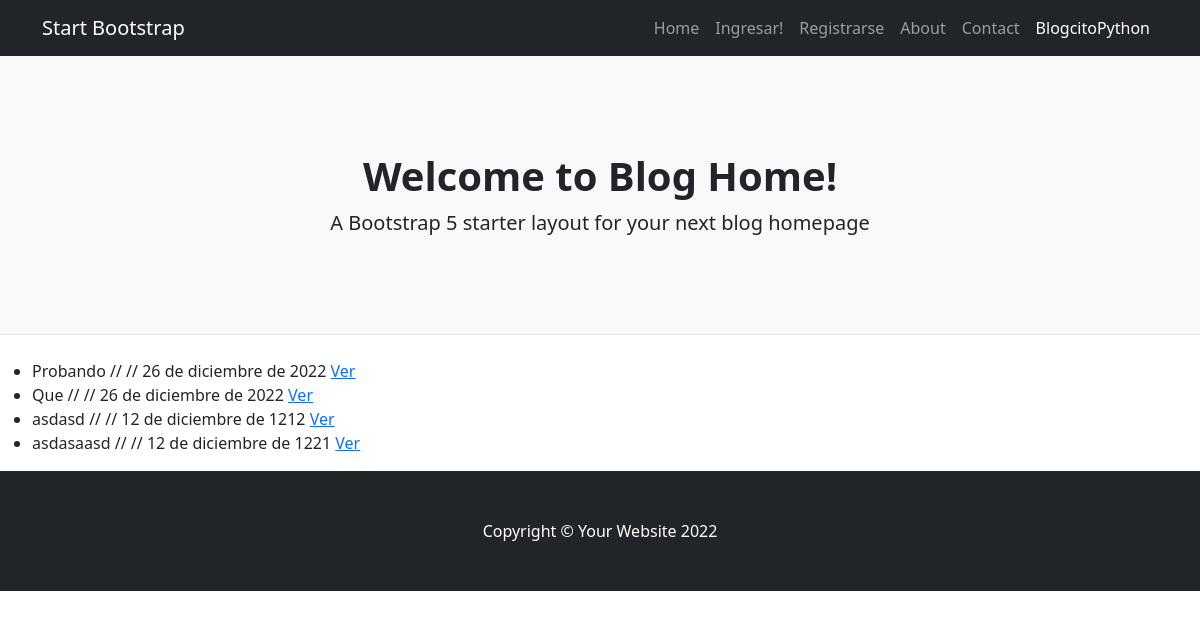
The app's page /blogcitopython/listar/, older data.
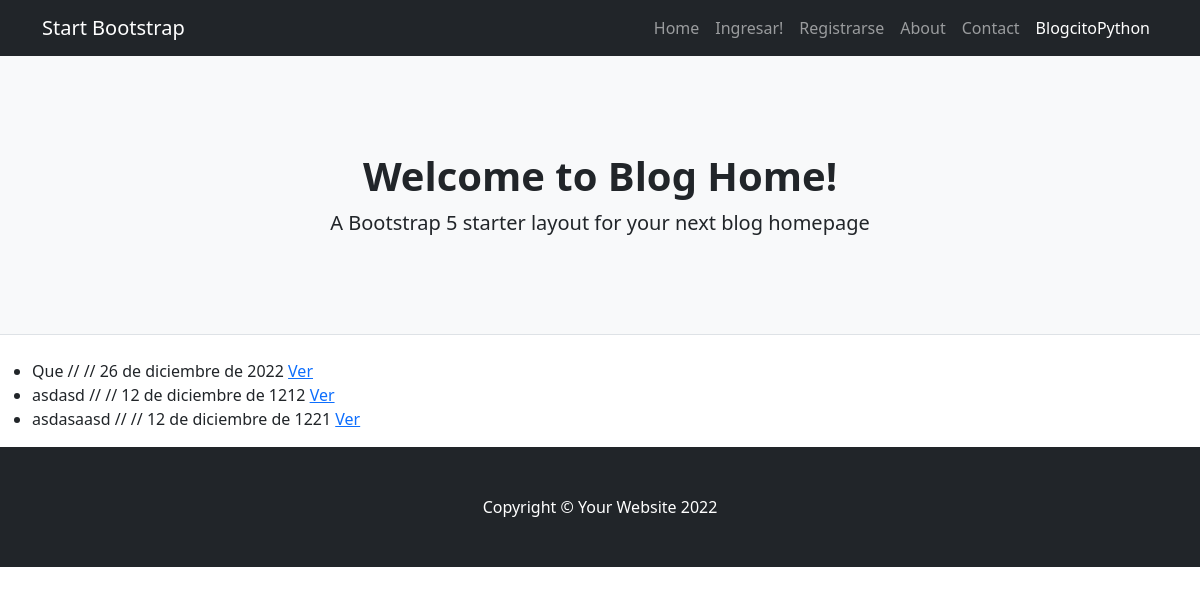
The same page, newer data.
### BlogcitoPython/models.py (models this page shows)
class Post(models.Model):
    title = models.CharField(max_length=100)
    subtitle = models.CharField(max_length=100)
    text = models.TextField(max_length=3000)
    publish_date = models.DateField()

### BlogcitoPython/views.py (the view)
# urls.py: path('blogcitopython/listar/', PostList.as_view(), name='blogcitopython_listar'),
class PostList(ListView):
    model = Post

### BlogcitoPython/templates/BlogcitoPython/post_list.html (shortened to what this page needs)
{% extends 'BlogcitoPython/base.html' %}
{% block contenido %}
    <ul>
    {% for post in object_list %}
        <li>
            {{post.title}} // // {{post.publish_date}}
            <a href="{% url 'blogcitopython_detalle' post.id %}"> Ver </a>
        </li>
    {% endfor %}
    </ul>
{% endblock %}

Row changes from the older to the newer data that the page shows:
removed Post: title "Probando", publish_date "26 de diciembre de 2022"
